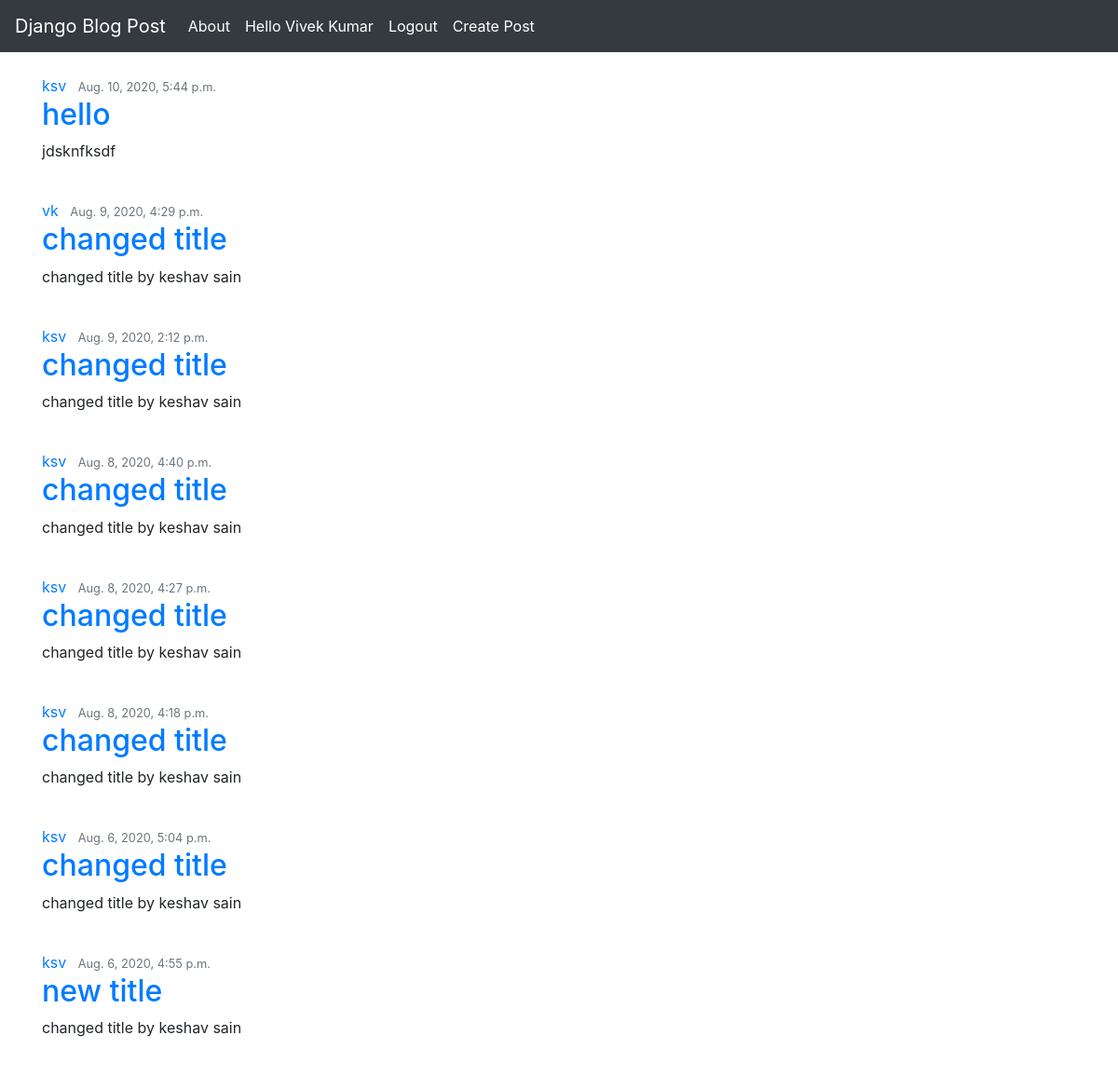
The page / (signed in) on the database its author committed.
### polls/models.py (models this page shows, shortened)
class Post(models.Model):
	title = models.CharField(max_length=100)
	content = models.TextField()
	date_posted = models.DateTimeField(default=timezone.now)
	author = models.ForeignKey(User, on_delete=models.CASCADE)

### polls/views.py (the view)
# urls.py: path("", views.index, name='polls-home'),
def index(request):
	context = {
		'posts': Post.objects.order_by('date_posted')[::-1],
		'title': 'Home',
	}
	return render(request, 'polls/index.html', context)

### polls/templates/polls/index.html
{% extends "polls/base.html" %}
{% block content %}
	<div class="conainer">
			{% for post in posts %}
				<span class="border border-white">
					<article class="media content-section">
						<div class="media-body">
							<div class="article-metadata">
								<a class="mr-2" href="#">{{ post.author }}</a>
								<small class="text-muted">{{ post.date_posted}}</small>
							</div>
							<h2><a class="article-title" href="#">{{ post.title }}</a></h2>
							<p class="article-content">{{ post.content }}</p>
						</div>
					</article>
				</span>
			{% endfor %}
		</div>
{% endblock content %}

### polls/templates/polls/base.html (shortened to what this page needs)
<!doctype html>
<html lang="en">
  <head>
    <link rel="stylesheet" href="https://stackpath.bootstrapcdn.com/bootstrap/4.5.0/css/bootstrap.min.css">
  </head>
  <body>
    <nav class="navbar navbar-expand-md navbar-dark bg-dark">
      <a class="navbar-brand" href="{% url 'polls-home' %}">Django Blog Post</a>
      <div class="collapse navbar-collapse" id="navbarSupportedContent">
        <ul class="navbar-nav mr-auto">
          <li class="nav-item active">
            <a class="nav-link" href="{% url 'polls-about' %}">About</a>
          </li>
          {% if not user.is_authenticated %}
          <li class="nav-item active ml-auto">
            <span class="sr-only">(current)</span>
            <a class="nav-link" href="{% url 'polls-signin' %}">Sign in</a>
          </li>
          <li class="nav-item active">
            <span class="sr-only">(current)</span>
            <a class="nav-link" href="{% url 'register' %}">Register</a>
          </li>
          {% else %}
          <li class="nav-item active ml-auto">
            <a class="nav-link" href="{% url 'profile' %}">Hello {{user.first_name}} {{user.last_name}}</a>
          </li>
          <li class="nav-item active">
            <a class="nav-link" href="{% url 'logout' %}">Logout</a>
          </li>
          <li class="nav-item active">
            <a class="nav-link" href="{% url 'new-post' %}">Create Post</a>
          </li>
          {% endif %}
        </ul>
      </div>
    </nav>
    <div class="container">
      {% block content %}
      {% endblock content %}
    </div>
  </body>
</html>

### rows shown on the page
Post: author "ksv", date_posted "Aug. 10, 2020, 5:44 p.m.", title "hello", content "jdsknfksdf"
Post: author "vk", date_posted "Aug. 9, 2020, 4:29 p.m.", title "changed title", content "changed title by keshav sain"
Post: author "ksv", date_posted "Aug. 9, 2020, 2:12 p.m.", title "changed title", content "changed title by keshav sain"
Post: author "ksv", date_posted "Aug. 8, 2020, 4:40 p.m.", title "changed title", content "changed title by keshav sain"
Post: author "ksv", date_posted "Aug. 8, 2020, 4:27 p.m.", title "changed title", content "changed title by keshav sain"
Post: author "ksv", date_posted "Aug. 8, 2020, 4:18 p.m.", title "changed title", content "changed title by keshav sain"
Post: author "ksv", date_posted "Aug. 6, 2020, 5:04 p.m.", title "changed title", content "changed title by keshav sain"
Post: author "ksv", date_posted "Aug. 6, 2020, 4:55 p.m.", title "new title", content "changed title by keshav sain"

### other values the page prints
{{ user.first_name }} "Vivek"
{{ user.last_name }} "Kumar"
